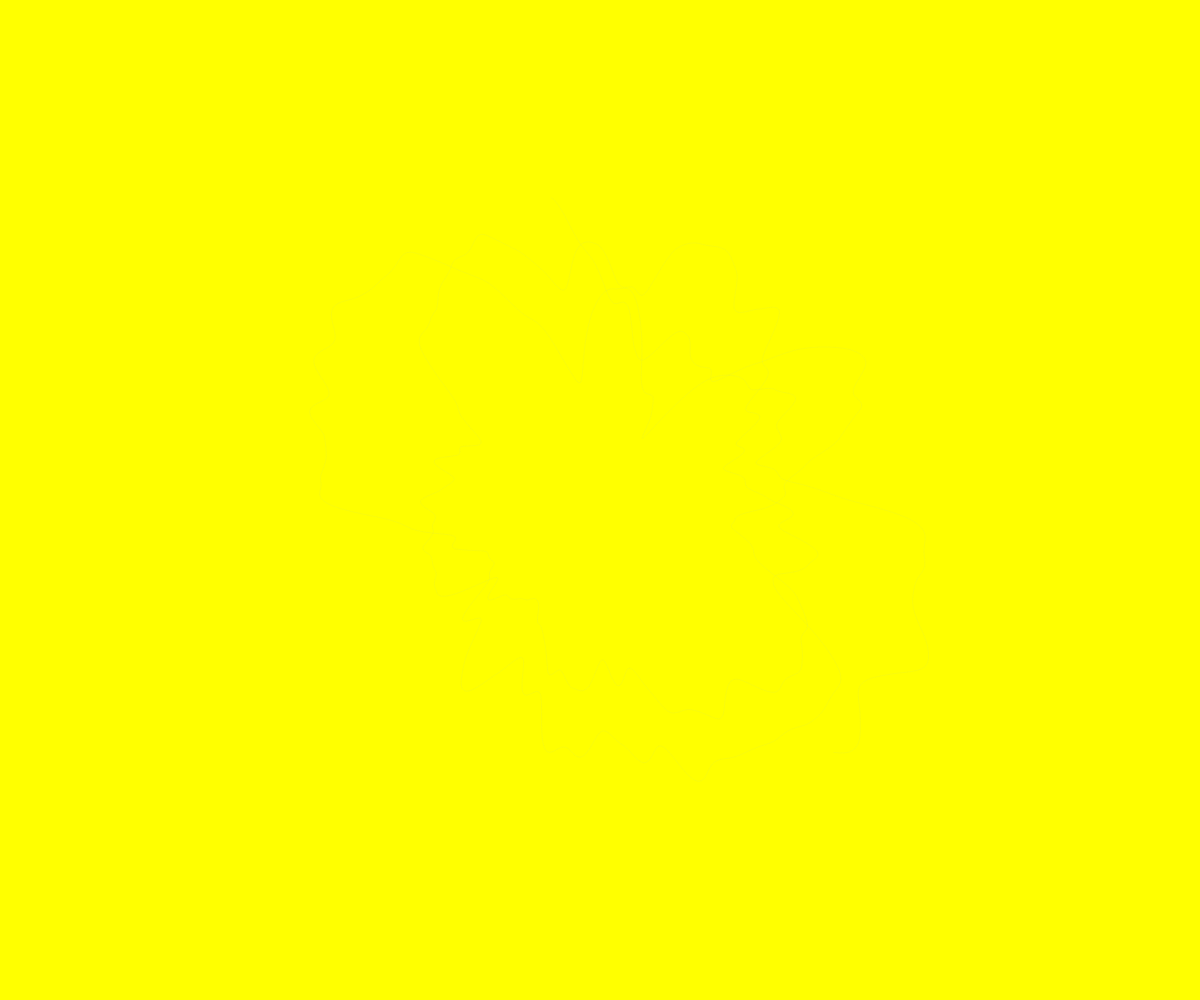
Frame 1 (no input)
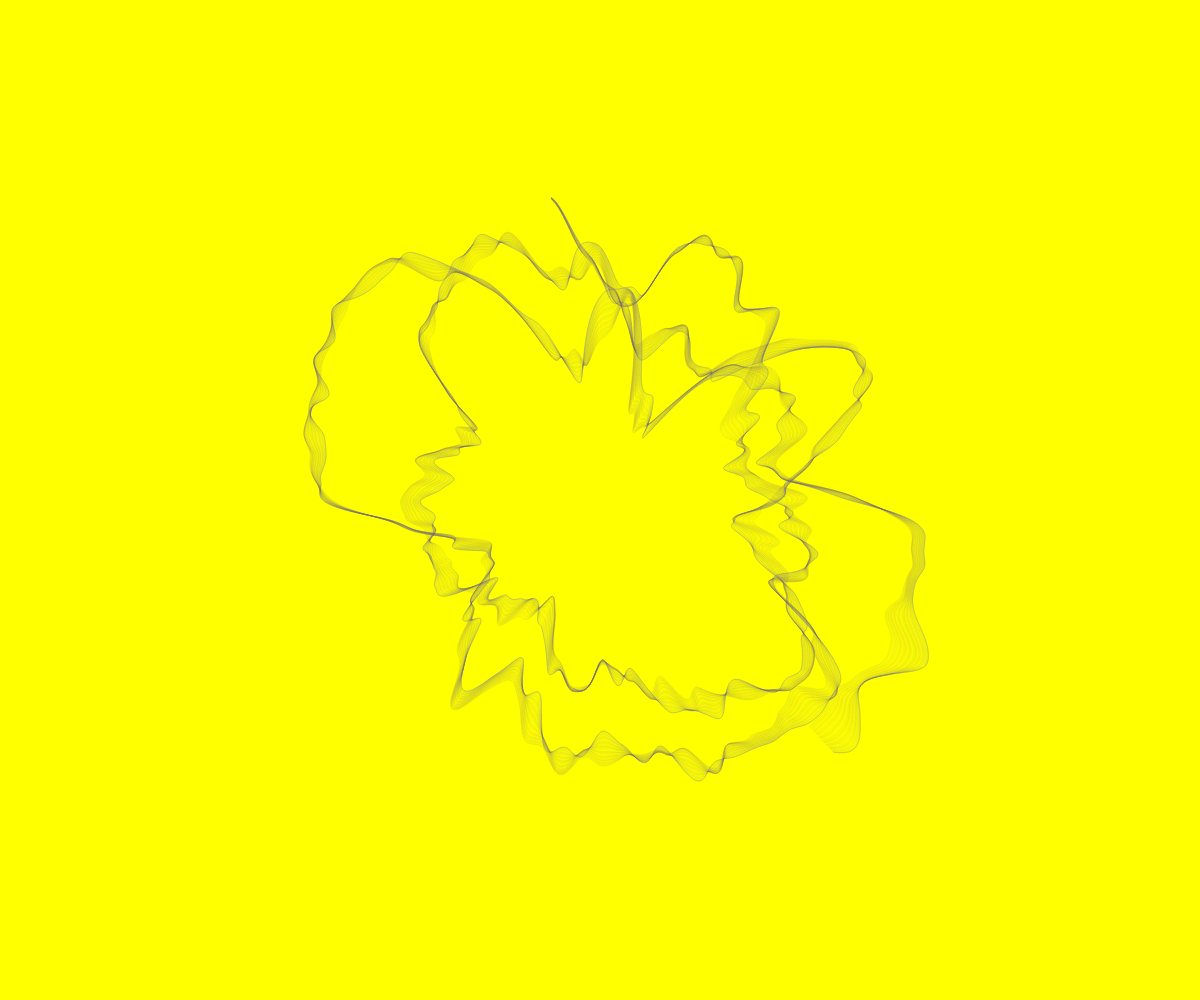
Frame 60 (no input)
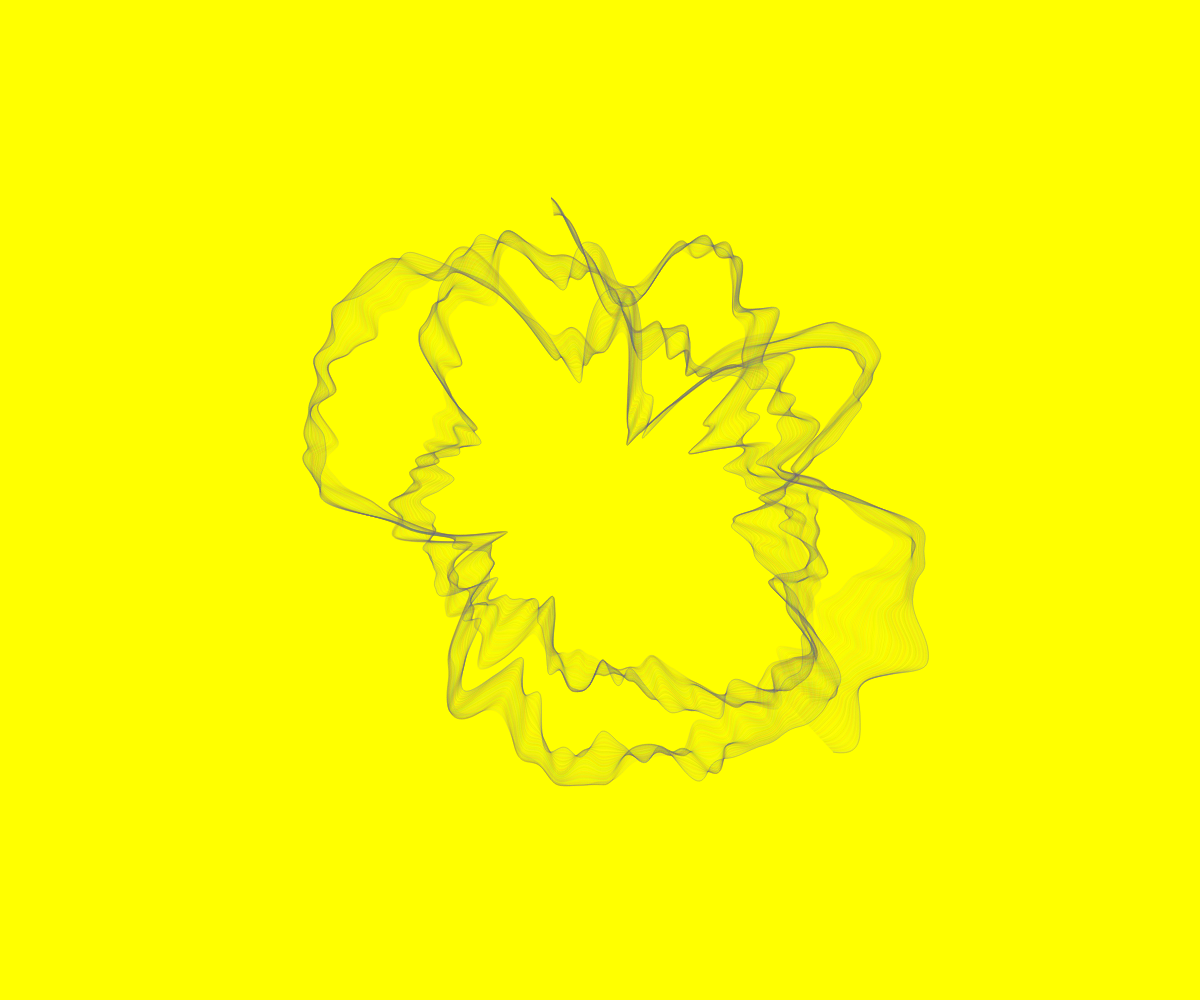
Frame 120 (the mouse pressed at the canvas centre since frame 60)

The p5.js sketch that drew these frames (run headless with seeded random() and noise() and a simulated clock; from frame 60 on, the mouse is pressed at the canvas centre):

// p5.js sketch
// ── sketch.js

var t;
var size;

function setup() {
createCanvas(windowWidth,windowHeight);;
noFill();
t = 0;
size = 230;
background(255,255,0);
}
function draw() {

translate(width/2, height/2);
beginShape();
for (var i = 0; i < width+6; i++) { 
var a= map(i * 0.05, -5, width*2, -3, PI/2 + (width/2)); 
	
	var r = size * noise(i * 0.02, t * 0.005); 
	var x =2 * r * cos(a);
	var y =2 * r * sin(a); 
	var colorvar = frameCount; 
	
colorvar = frameCount;
var r = map(colorvar, 0, width, random(230),255);
var g = map(colorvar, 0, width, random(230),255);
var b = map(colorvar, 0, height, random(250),255);
stroke(r,g,b,15);
//curveDetail(20)
curveVertex(x, y);

}
endShape();
t += 0.5;
if (frameCount % 500 === 0) 
{
	background(255)
}
	
}
